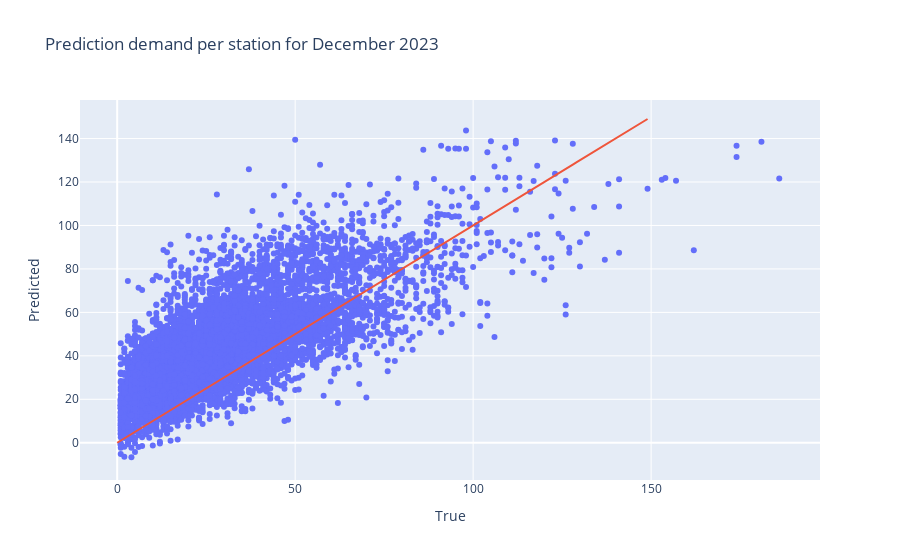

Notebook code for this chart:
### Code cell
fig = go.Figure(
    data=[
        go.Scatter(x=df_test[target], y=df_test[target+"_pred"],
                   mode="markers"),
        go.Scatter(x=np.arange(150), y=np.arange(150),
                   mode="lines")
    ]
)
fig.update_layout(
    showlegend=False,
    xaxis_title="True",
    yaxis_title="Predicted",
    title="Prediction demand per station for December 2023"
)

fig.show()

### Figure 1 — Plotly figure (JSON) as saved in the notebook; plotly's stock layout.template omitted (floating-point values rounded to 4 significant figures; data arrays with more than 128 entries replaced by an {"elided": "..."} marker saying what was removed)
{"data": [{"mode": "markers", "type": "scatter", "x": {"elided": "7807 int values"}, "y": {"elided": "7807 float values"}}, {"mode": "lines", "type": "scatter", "x": {"elided": "150 int values"}, "y": {"elided": "150 int values"}}], "layout": {"showlegend": false, "title": {"text": "Prediction demand per station for December 2023"}, "xaxis": {"title": {"text": "True"}}, "yaxis": {"title": {"text": "Predicted"}}}}
